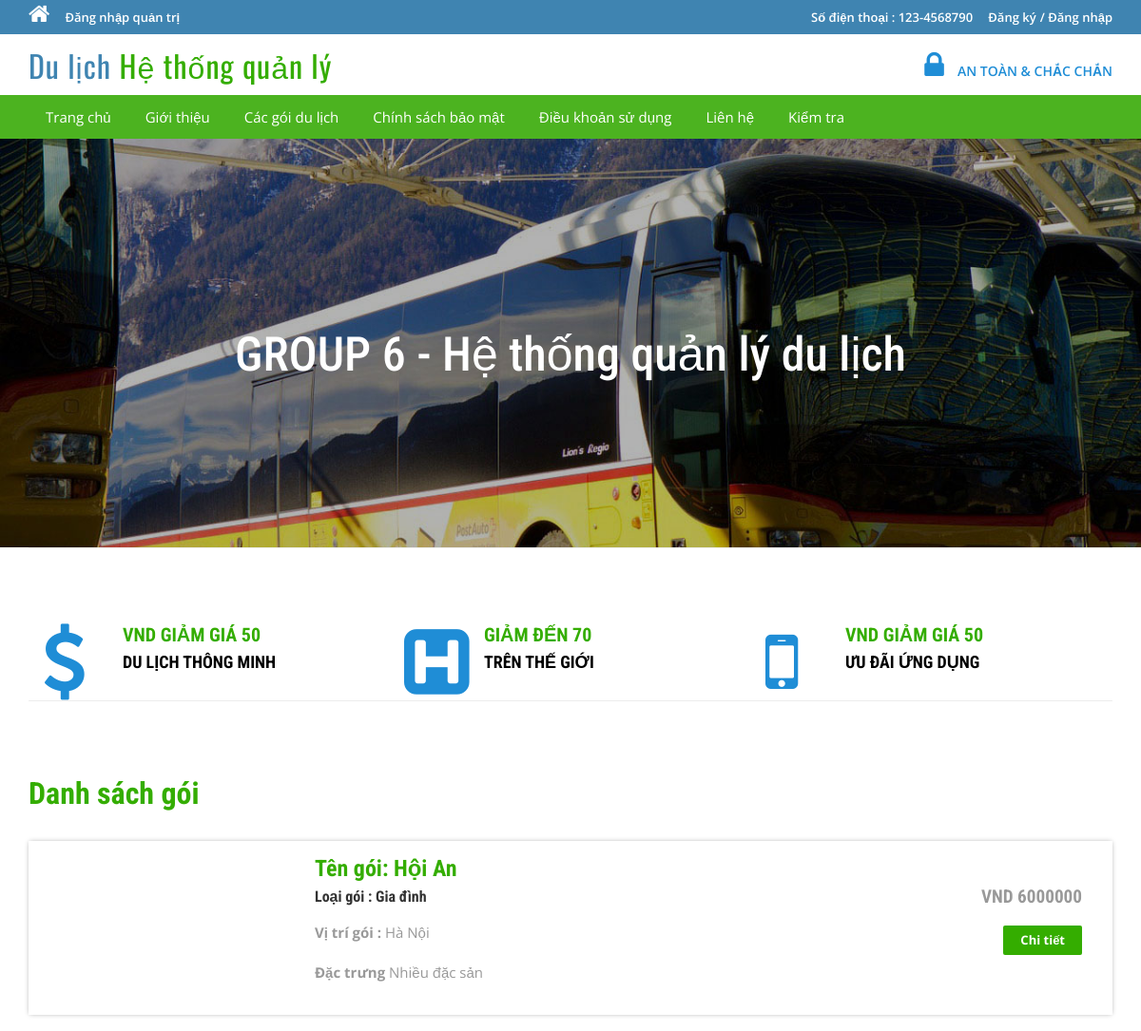
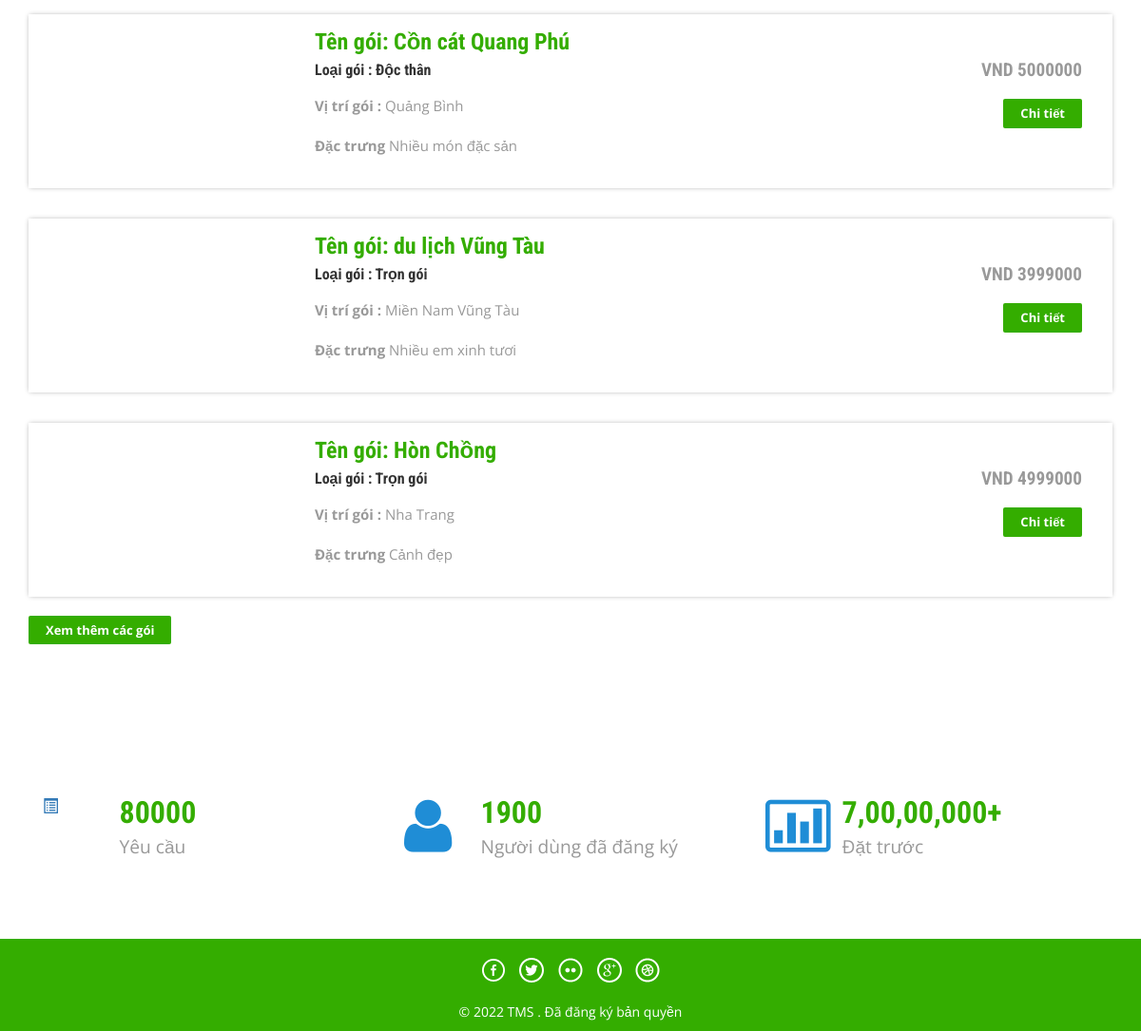
The page / on the database its author committed (2 pictures, top to bottom).
### tables this page shows
CREATE TABLE `tbltourpackages` (
  `PackageId` int(11) NOT NULL,
  `PackageName` varchar(200) DEFAULT NULL,
  `PackageType` varchar(150) DEFAULT NULL,
  `PackageLocation` varchar(100) DEFAULT NULL,
  `PackagePrice` int(11) DEFAULT NULL,
  `PackageFetures` varchar(255) DEFAULT NULL,
  `PackageDetails` mediumtext DEFAULT NULL,
  `PackageImage` varchar(100) DEFAULT NULL,
  `Creationdate` timestamp NULL DEFAULT current_timestamp(),
  `UpdationDate` timestamp NULL DEFAULT NULL ON UPDATE current_timestamp()
);

### index.php (the view, shortened to what this page needs)
<?php
	include('includes/config.php');
?>
<!DOCTYPE HTML>
<html>
	<head>
		<link href="css/bootstrap.css" rel='stylesheet' type='text/css' />
		<link href="css/style.css" rel='stylesheet' type='text/css' />
		<link href="css/font-awesome.css" rel="stylesheet">
		<link href="css/animate.css" rel="stylesheet" type="text/css" media="all">
</head>
<body>
<?php include('includes/header.php');?>
<div class="banner">
	<div class="container">
		<h1 class="wow zoomIn animated animated" data-wow-delay=".5s" style="visibility: visible; animation-delay: 0.5s; animation-name: zoomIn;"> GROUP 6 - Hệ thống quản lý du lịch</h1>
	</div>
</div>
<div class="container">
	<div class="rupes">
		<div class="col-md-4 rupes-left wow fadeInDown animated animated" data-wow-delay=".5s" style="visibility: visible; animation-delay: 0.5s; animation-name: fadeInDown;">
			<div class="rup-left">
				<a href="offers.html"><i class="fa fa-usd"></i></a>
			</div>
			<div class="rup-rgt">
				<h3>VND GIẢM GIÁ 50</h3>
				<h4><a href="offers.html">DU LỊCH THÔNG MINH</a></h4>
			</div>
				<div class="clearfix"></div>
		</div>
		<div class="col-md-4 rupes-left wow fadeInDown animated animated" data-wow-delay=".5s" style="visibility: visible; animation-delay: 0.5s; animation-name: fadeInDown;">
			<div class="rup-left">
				<a href="offers.html"><i class="fa fa-h-square"></i></a>
			</div>
			<div class="rup-rgt">
				<h3>GIẢM ĐẾN 70</h3>
				<h4><a href="offers.html">TRÊN THẾ GIỚI</a></h4>
			</div>
				<div class="clearfix"></div>
		</div>
		<div class="col-md-4 rupes-left wow fadeInDown animated animated" data-wow-delay=".5s" style="visibility: visible; animation-delay: 0.5s; animation-name: fadeInDown;">
			<div class="rup-left">
				<a href="offers.html"><i class="fa fa-mobile"></i></a>
			</div>
			<div class="rup-rgt">
				<h3>VND GIẢM GIÁ 50</h3>
				<h4><a href="offers.html">ƯU ĐÃI ỨNG DỤNG</a></h4>
			</div>
				<div class="clearfix"></div>
		</div>
	</div>
</div>
<div class="container">
	<div class="holiday">
	<h3>Danh sách gói</h3>
<?php $sql = "SELECT * from tbltourpackages order by rand() limit 4";
$query = $dbh->prepare($sql);
$query->execute();
$results=$query->fetchAll(PDO::FETCH_OBJ);
if($query->rowCount() > 0)
{
foreach($results as $result)
{	?>
			<div class="rom-btm">
				<div class="col-md-3 room-left wow fadeInLeft animated" data-wow-delay=".5s">
				</div>
				<div class="col-md-6 room-midle wow fadeInUp animated" data-wow-delay=".5s">
					<h4>Tên gói: <?php echo htmlentities($result->PackageName);?></h4>
					<h6>Loại gói : <?php echo htmlentities($result->PackageType);?></h6>
					<p><b>Vị trí gói :</b> <?php echo htmlentities($result->PackageLocation);?></p>
					<p><b>Đặc trưng</b> <?php echo htmlentities($result->PackageFetures);?></p>
				</div>
				<div class="col-md-3 room-right wow fadeInRight animated" data-wow-delay=".5s">
					<h5>VND <?php echo htmlentities($result->PackagePrice);?></h5>
					<a href="package-details.php?pkgid=<?php echo htmlentities($result->PackageId);?>" class="view">Chi tiết</a>
				</div>
				<div class="clearfix"></div>
			</div>
<?php }} ?>
<div><a href="package-list.php" class="view">Xem thêm các gói</a></div>
</div>
	</div>
<div class="routes">
	<div class="container">
		<div class="col-md-4 routes-left wow fadeInRight animated" data-wow-delay=".5s">
			<div class="rou-left">
				<a href="#"><i class="glyphicon glyphicon-list-alt"></i></a>
			</div>
			<div class="rou-rgt wow fadeInDown animated" data-wow-delay=".5s">
				<h3>80000</h3>
				<p>Yêu cầu</p>
			</div>
				<div class="clearfix"></div>
		</div>
		<div class="col-md-4 routes-left">
			<div class="rou-left">
				<a href="#"><i class="fa fa-user"></i></a>
			</div>
			<div class="rou-rgt">
				<h3>1900</h3>
				<p>Người dùng đã đăng ký</p>
			</div>
				<div class="clearfix"></div>
		</div>
		<div class="col-md-4 routes-left wow fadeInRight animated" data-wow-delay=".5s">
			<div class="rou-left">
				<a href="#"><i class="fa fa-ticket"></i></a>
			</div>
			<div class="rou-rgt">
				<h3>7,00,00,000+</h3>
				<p>Đặt trước</p>
			</div>
				<div class="clearfix"></div>
		</div>
		<div class="clearfix"></div>
	</div>
</div>
<?php include('includes/footer.php');?>
</body>
</html>

### css/style.css (style rules this page uses)
html, body { font-size: 100%; background: #fff; font-family: 'Open Sans', sans-serif; }
body a,.grid_1,plan_1,plan_1.one,plan_1.two,i.icon1, i.icon2, i.icon3, i.icon4, i.icon5, i.icon6 { transition:0.5s all; -webkit-transition:0.5s all; -moz-transition:0.5s all; -o-transition:0.5s all; -ms-transition:0.5s all; }
h1,h2,h3,h4,h5,h6 { margin:0; font-family: 'Roboto Condensed', sans-serif; }
p { margin:0; }
.banner { background: url(../images/3.jpg)no-repeat; background-size: cover; -webkit-background-size: cover; -o-background-size: cover; -ms-background-size: cover; -moz-background-size: cover; min-height: 430px; }
.banner h1 { font-size: 50px; margin-bottom: 40px; padding: 4em 0 0; text-align: center; color: #ffffff; }
.rup-left { float: left; width: 24%; }
.rup-rgt { float: left; width: 76%; }
.rupes { padding: 5em 0; border-top: 1px solid rgba(236, 236, 236, 0.9); border-bottom: 1px solid rgba(236, 236, 236, 0.9); }
i.fa.fa-usd { font-size: 5em; color: #1f8dd6; }
i.fa.fa-h-square { font-size: 5em; color: #1f8dd6; }
i.fa.fa-mobile { font-size:5em; color: #1f8dd6; }
.rupes h3 { font-size: 20px; color: #34ad00; font-weight: 700; }
.rupes h4 { font-size: 18px; margin: 8px 0; font-weight: 700; }
.rupes h4 a { color: #000000; }
.rup-left a { display: inline-block; }
.routes { padding: 5em 0; }
.rou-left { float: left; width: 23%; }
.rou-rgt { float: left; width: 70%; }
i.fa.fa-truck,i.fa.fa-user,i.fa.fa-ticket { font-size: 4em; color:#1f8dd6; }
.routes h3 { font-size: 2em; font-weight: 700; color: #34ad00; }
.routes p { font-size: 1.2em; color: #999; line-height: 1.8em; }
.holiday { padding: 5em 0; }
.holiday h3 { font-size: 2em; font-weight: 700; color: #34ad00; }
.holiday p { font-size: 1.2em; line-height: 1.8em; margin: 1em 0; color: #999; }
a.view { padding: 6px 18px; font-weight: 700; color: #fff; background-color: #34ad00; border: 0; font-size: 13px; border-radius: 2px; -webkit-transition: all .2s; -moz-transition: all .2s; transition: all .2s; margin-top: 20px; display: inline-block; }
.rom-btm { margin-top: 2em; box-shadow: 0px 0px 5px -1px rgba(0, 0, 0, 0.37); }
.rom-btm h4 { font-size: 1.5em; font-weight: 700; color: #34ad00; }
.rom-btm p { font-size: 15px; color: #999; }
.rom-btm h6 { font-size: 1em; font-weight: 700; margin: 0.5em 0; }
.room-right { text-align: right; padding: 3em 2em; }
.room-midle { padding: 1em; }
.rom-btm h5 { font-size: 1.2em; font-weight: 700; color: #999; }
.glyphicon { position: relative; top: 1px; display: inline-block; font-family: 'Glyphicons Halflings'; font-style: normal; font-weight: normal; line-height: 1; -webkit-font-smoothing: antialiased; -moz-osx-font-smoothing: grayscale; }

### rows shown on the page
tbltourpackages: PackageName "Hội An", PackageType "Gia đình", PackageLocation "Hà Nội", PackageFetures "Nhiều đặc sản", PackagePrice "6000000"
tbltourpackages: PackageName "Cồn cát Quang Phú", PackageType "Độc thân", PackageLocation "Quảng Bình", PackageFetures "Nhiều món đặc sản", PackagePrice "5000000"
tbltourpackages: PackageName "du lịch Vũng Tàu", PackageType "Trọn gói", PackageLocation "Miền Nam Vũng Tàu", PackageFetures "Nhiều em xinh tươi", PackagePrice "3999000"
tbltourpackages: PackageName "Hòn Chồng", PackageType "Trọn gói", PackageLocation "Nha Trang", PackageFetures "Cảnh đẹp", PackagePrice "4999000"
